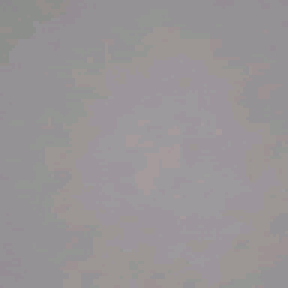
#> input picture module 1/content/dataset/background/0.png, 96 x 96 px (shown 3 times larger); its folder holds only this picture in this run
$ jupyter execute ei_image_raw_uploader.ipynb
#> lines starting #> are read from the running program, lines starting #| are printed output that depends on the picture; long printed decimals are rounded
# Image Classification: Raw Uploader

[](https://colab.research.google.com/github/ShawnHymel/computer-vision-with-embedded-machine-learning/blob/master/1.3.1%20-%20Using%20Colab%20to%20Curate%20and%20Upload%20a%20Dataset/ei_image_raw_uploader.ipynb)

Run this notebook to convert images to a single row of raw, normalized values (between 0 and 1) and upload them to Edge Impulse as raw samples. Note that pixel values will be normalized to be between 0 and 1.

Create a folder named "dataset" in the /content directory and upload your images there. The images should be divided into their respective classes, where each class has its own folder with the name of the class. For example:

<pre>
/content
    |- dataset
        |- background
        |- capacitor
        |- diode
        |- led
        |- resistor
</pre>

Author: EdgeImpulse, Inc.<br>
Date: June 6, 2021<br>
License: [Apache-2.0](apache.org/licenses/LICENSE-2.0)<br>

[cell 1]
import numpy as np
import matplotlib.pyplot as plt

import random, os, PIL, json, time, hmac, hashlib, requests, threading, queue

from skimage.transform import resize                      # Used to scale/resize image arrays

[cell 2]
### Settings

# Edge Impulse > your_project > Dashboard > Keys
EI_API_KEY = "ei_bc45f9f73e091256206dde01f2a1c846e3d48c52cf527cbd572eb0d2f53f388f"
EI_HMAC_KEY = "69a7a68fc8b1bcfadd4cf7a05d83b77a"

# Number of threads to run to upload data to Edge Impulse
NUM_THREADS = 20

# Location of dataset
DATASET_PATH = "content/dataset"

# Desired resolution of images
TARGET_WIDTH = 28
TARGET_HEIGHT = 28

# Invert image (dark backgrounds can sometimes improve accuracy)
INVERT = False

# Set aside 20% for test set (Edge Impulse automatically extracts validation set during training)
TEST_RATIO = 0.2

# You are welcome to change the seed to try a different validation set split
random.seed(42)

## Curate Image Dataset

The following cells perform the following:
 * Load images from filesystem as grayscale values
 * Set aside some portion of the dataset as test data
 * Resize images
 * Normalize pixel value from [0, 255] to [0.0, 1.0]
 * Flatten images to 1D array

[cell 3]
### Load images as Numpy arrays

# We want to record the labels and assign a ground truth label as a number to each sample
labels = []
y_all = []    # Lowercase 'y' - 1D vector of the ground truth labels (n)
X_all = []    # Uppercase 'X' - 3D array of all image samples (n x width x height)

# Find the directories in the dataset folder (skip the Jupyter Notebook checkpoints hidden folder)
for label in os.listdir(DATASET_PATH):
  class_dir = os.path.join(DATASET_PATH, label)
  if os.path.isdir(class_dir) and label != ".ipynb_checkpoints":

    # Add the name of the folder to our labels list
    labels.append(label)

    # Go through each image in the folder
    for i, file in enumerate(os.listdir(class_dir)):

      # Skip the Jupyter Notebook checkpoints folder that sometimes gets added
      if file != ".ipynb_checkpoints":

        # Open image and convert to grayscale
        file_path = os.path.join(class_dir, file)
        img = PIL.Image.open(file_path).convert('L')

        # Convert the image to a Numpy array, optionally invern, and append to X
        img_array = np.asarray(img)
        if INVERT:
          img_array = 255 - img_array
        X_all.append(img_array)

        # Add label to the y array
        y_all.append(label)

    # Show how many images we loaded
    print("Added", str(i + 1), "images from", label)
#> pass 2 of the loop `for label in os.listdir(DATASET_PATH):`:
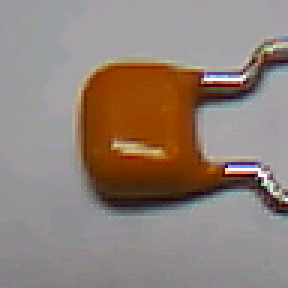
#> input picture module 1/content/dataset/capacitor/0.png, 96 x 96 px (shown 3 times larger)
#> `img = PIL.Image.open(file_path).convert('L')`:
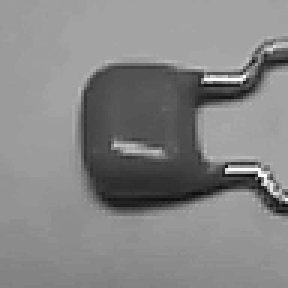
#> img: PIL image 96x96 L (shown 3 times larger); min 9, max 255, mean 133

# Calculate total number of samples
num_samples = len(X_all)
#> num_samples = 2

# Sort the labels list by alphabetical order
labels = sorted(labels)

# Print out labels and number of samples
print(labels)
print("Number of samples:", num_samples)
#| Number of samples: 2

[cell 4]
### Shuffle samples and labels together, divide into test and training sets

# Shuffle samples and associated labels together
X_y = list(zip(X_all, y_all))
#> X_y = 2 items
random.shuffle(X_y)
X_all, y_all = zip(*X_y)
#> y_all = ('capacitor', 'background')

# Calculate number of validation and test samples to put aside (round down)
num_samples_test = int(TEST_RATIO * num_samples)
#> num_samples_test = 0

# The first `num_samples_test` samples of the shuffled list becomes the test set
X_test = X_all[:num_samples_test]
#> X_test = ()
y_test = y_all[:num_samples_test]
#> y_test = ()

# The remaining samples become the training set
X_train = X_all[num_samples_test:]
y_train = y_all[num_samples_test:]
#> y_train = ('capacitor', 'background')

# Remember the number of samples in the test set
num_samples_train = len(X_train)
#> num_samples_train = 2

# Print out the number of test and training samples
print("Number of test samples:", num_samples_test)
#| Number of test samples: 0
print("Number of training samples:", num_samples_train)
#| Number of training samples: 2

[cell 5]
### View one of the training samples

# Chose which sample you want to view
idx = 0

# Print out label (numbe and string) and part of the array
print("Label: " + y_train[idx])
#| Label: capacitor
print(X_train[idx])
#> (printed output is left out)

# Display image from array
plt.imshow(X_train[idx], cmap='gray', vmin=0, vmax=255)

[cell 6]
### Function to resize list of images
def resize_images(images, width, height, anti_aliasing=True):
  """
  Prove a list of Numpy arrays (in images parameter) to have them all resized to desired height and
  width. Returns the list of newly resized image arrays.

  NOTE: skimage resize returns *normalized* image arrays (values between 0..1)
  """
#> called with width = 28, height = 28, anti_aliasing = True
  X_out = []
  for i, img in enumerate(images):
    X_out.append(resize(img, (height, width), anti_aliasing=anti_aliasing))
#> this loop made 2 passes
#> after the loop, X_out = 2 items
  return X_out

[cell 7]
### Scale/crop images (Note: also normalizes data to 0..1)

# Resize (scale) all images in the training set
X_train = resize_images(X_train, TARGET_WIDTH, TARGET_HEIGHT)
#> X_train = 2 items

# Resize (scale) all images in the test set
X_test = resize_images(X_test, TARGET_WIDTH, TARGET_HEIGHT)
#> X_test = []

[cell 8]
### View training sample again (after they all have been scaled)

# Chose which sample you want to view
idx = 0

# Print out label (numbe and string) and part of the array
print("Label: " + y_train[idx])
#| Label: capacitor
print("First row:", X_train[idx][:1,:])
#| First row: [[0.6082 0.6083 0.6087 0.6127 0.6175 0.6187
#|   0.6191 0.6181 0.6271 0.6341 0.6371 0.6392
#|   0.639 0.639 0.6392  0.6392 0.6392 0.6392
#|   0.6389 0.6388 0.6386 0.6392 0.6392 0.6392
#|   0.6392 0.6387 0.6321 0.6335 ]]

# Display image from array (note that images have been normalized)
plt.imshow(X_train[idx], cmap='gray', vmin=0, vmax=1)
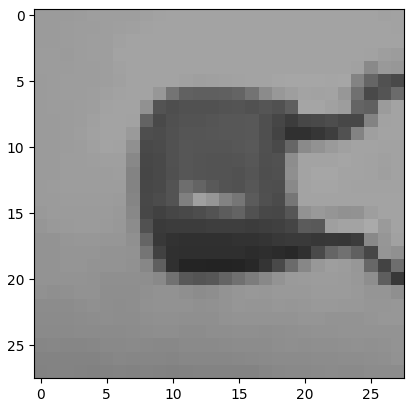
#> figure drawn by matplotlib, 1 panel

[cell 9]
### Convert list of samples into Numpy arrays

# Convert sets
X_train = np.asarray(X_train)
X_test = np.asarray(X_test)
#> X_test = empty array

# Print out the new Numpy array shapes (always a good idea to check the shapes!)
print("Training X:", X_train.shape)
#| Training X: (2, 28, 28)
print("Test X:", X_test.shape)
#| Test X: (0,)

[cell 10]
### Flatten each image to a 1D vector (DNN requires 1D input)

# Compute length of 1D array that we will flatten each image to
len_vector = TARGET_WIDTH * TARGET_WIDTH

# Flatten matricies to vectors
X_train = X_train.reshape(num_samples_train, len_vector)
X_test = X_test.reshape(num_samples_test, len_vector)

# Print out the new Numpy array shapes (always a good idea to check the shapes!)
print("Training X:", X_train.shape)
#| Training X: (2, 784)
print("Test X:", X_test.shape)
#| Test X: (0, 784)

## Helper Functions

The following functions are used to assist in task of uploading samples to your Edge Impulse project.

[cell 11]
def create_json_wrapper():
  """
  Construct initial JSON wrapper as a template
  """

  # Start with all zeros. Hs256 gives 32 bytes and we encode in hex. So, we need 64 characters here.
  empty_signature = ''.join(['0'] * 64)

  # Create JSON wrapper for data
  data = {
      "protected": {
          "ver": "v1",
          "alg": "HS256",
          "iat": time.time()                  # Epoch time, seconds since 1970
      },
      "signature": empty_signature,
      "payload": {
          "device_type": "pre-made",          # Pre-made dataset (not collected)
          "interval_ms": 1,                   # Pretend it's interval of 1 ms
          "sensors": [
              { "name": "img", "units": "B" } # Unitless ("Byte" data)
          ],
          "values": []
      }
  }

  return data

[cell 12]
def send_sample(data, label, test_set=False):
  """
  Send raw data sample to Edge Impulse project, return HTTP status code
  """

  # Encode message in JSON format
  encoded = json.dumps(data)

  # Sign message
  signature = hmac.new(bytes(EI_HMAC_KEY, 'utf-8'),
                      msg = encoded.encode('utf-8'),
                      digestmod = hashlib.sha256).hexdigest()

  # Set the signature in the message and encode data again to JSON format
  data['signature'] = signature
  encoded = json.dumps(data)

  # Construct URL based on dataset being sent
  if test_set:
    url = 'https://ingestion.edgeimpulse.com/api/testing/data'
  else:
    url = 'https://ingestion.edgeimpulse.com/api/training/data'

  # Upload the data to project
  res = requests.post(url=url,
                      data=encoded,
                      headers={
                          'Content-Type': 'application/json',
                          'x-file-name': str(label),
                          'x-api-key': EI_API_KEY
                      })

  return res

[cell 13]
def upload_sample(len_vector, is_test_set):
  """
  Pull sample and label from queue and send to Edge Impulse server. To be called within a thread.
  """

  global q

  while not q.empty():

    # Start with empty JSON wrapper
    data = create_json_wrapper()

    # Fill up values field (we need to convert to float to avoid JSON error)
    sample, label = q.get()
    for j in range(len_vector):
      data['payload']['values'].append(float(sample[j]))

    # Send sample
    res = send_sample(data, label, test_set=is_test_set)

    # Check response code
    if (res.status_code != 200):
      print("Failed to upload file to Edge Impulse", res.status_code, res.content)

## Upload training and test sets to Edge Impulse

[cell 14]
### Use many threads to send training data and labels to Edge Impulse project

# Fill queue with training data and labels
q = queue.Queue()
for i in range(num_samples_train):
  q.put((X_train[i], y_train[i]))

# Create and start threads
threads = []
for i in range(NUM_THREADS):
  threads.append(threading.Thread(target=upload_sample, args=(len_vector, False)))
  threads[i].start()

# Wait for threads to be done
for thread in threads:
  thread.join()

[cell 15]
### Use many threads to send test data and labels to Edge Impulse project

# Fill queue with test data and labels
q = queue.Queue()
for i in range(num_samples_test):
  q.put((X_test[i], y_test[i]))

# Create and start threads
threads = []
for i in range(NUM_THREADS):
  threads.append(threading.Thread(target=upload_sample, args=(len_vector, True)))
  threads[i].start()

# Wait for threads to be done
for thread in threads:
  thread.join()
